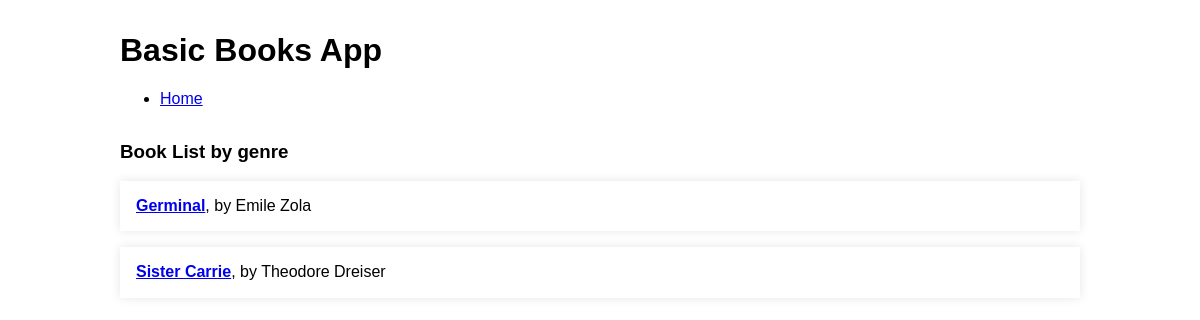
The app's page /tag/naturalist with its own data.
### tables this page shows
CREATE TABLE books (
    id INTEGER PRIMARY KEY AUTOINCREMENT,
    title TEXT NOT NULL,
    author TEXT NOT NULL,
    genre TEXT NOT NULL,
    description TEXT
);

### app.py (the view)
@app.route('/tag/<genre>')
def tag_list(genre):
    books = get_tag_list(genre)
    return render_template('tag.html', books=books)

### app.py (called while the page is built)
def get_db_connection():
    conn = sqlite3.connect('database.db')
    conn.row_factory = sqlite3.Row
    return conn

def get_tag_list(genre):
    conn = get_db_connection()
    books = conn.execute('SELECT * FROM books WHERE genre = ?', (genre,)).fetchall()
    conn.close()
    if books is None:
        abort(404)
    return books

### templates/tag.html
{% extends 'base.html' %}
{% block content %}
    <div class="content">
        <h3>Book List by genre</h3>
        <div class="list">
        {% for book in books %}
        <div class="list-item">
        <a href="{{ url_for('details', book_id=book['id']) }}"><strong>{{ book['title'] }}</strong></a>, by {{ book['author'] }}
        </div>
        {% endfor %}
        </div>
    </div>
{% endblock %}

### static/css/style.css (style rules this page uses)
body { font-family: Helvetica, sans-serif; margin: 0; padding: 0; }
.list-item { padding: 1em; margin: 1em 0; box-shadow: 0 0 10px rgba(0, 0, 0, 0.1); }

### records on screen
books: title "Germinal", author "Emile Zola"
books: title "Sister Carrie", author "Theodore Dreiser"
